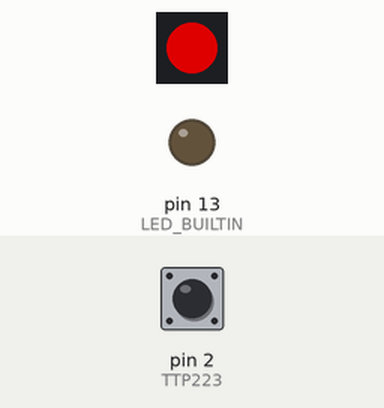
A sketch run on a simulated Arduino Uno, built with avr-gcc and run on an emulated ATmega328P. On the bench: 1 RGB LEDs in strip order, left to right, output pins drawn as LEDs (lit = HIGH). The inputs (shaded band) are chosen by the test bench; at power-on: pin 2 (TTP223) HIGH. Dim RGB values are drawn brighter than linear.

Above: at 1.2 s.
1.3 s: pin 2 (TTP223) pulled LOW for 0.15 s
At 3.9 s:
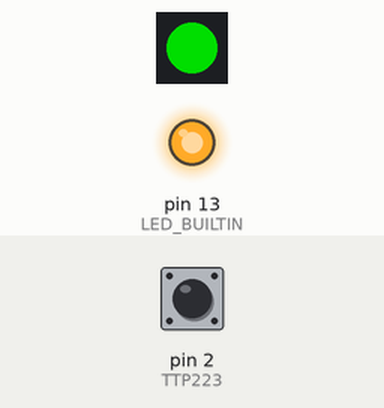
4.4 s: pin 2 (TTP223) pulled LOW for 0.15 s
At 6.8 s:
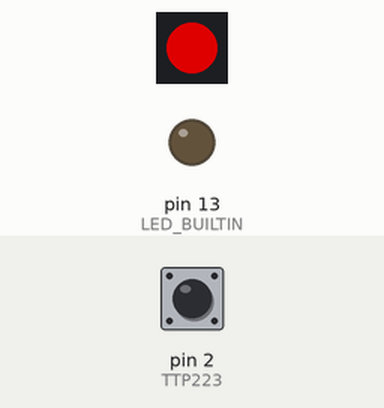
7.5 s: pin 2 (TTP223) pulled LOW for 1 s
At 10.9 s:
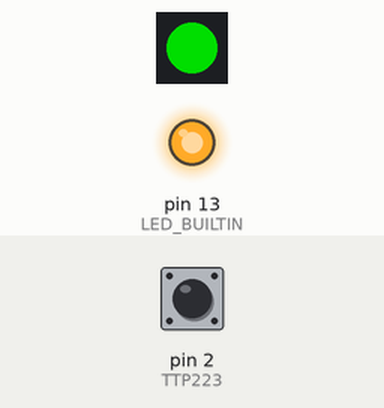
11.5 s: pin 2 (TTP223) pulled LOW for 3.2 s
At 17.4 s:
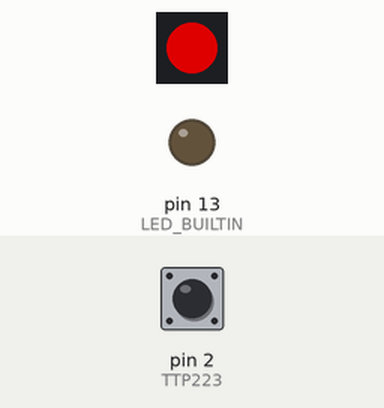
17.7 s: pin 2 (TTP223) pulsed LOW 5 times (0.12 s each, 0.3 s apart)
At 21.4 s:
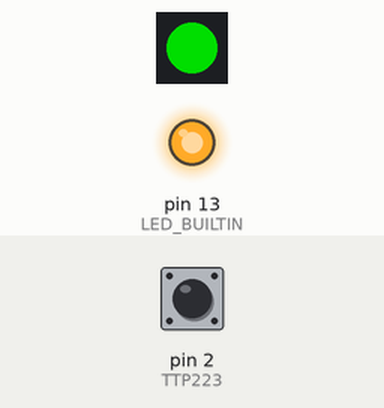
22.2 s: pin 2 (TTP223) pulsed LOW 5 times (0.12 s each, 0.3 s apart)
At 26.3 s:
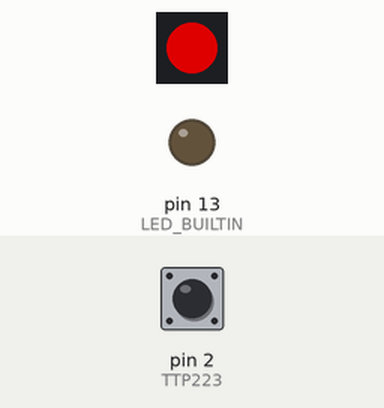
Timing chart, 0 to 27.8 s (numbered marks = the images above; inputs shaded):
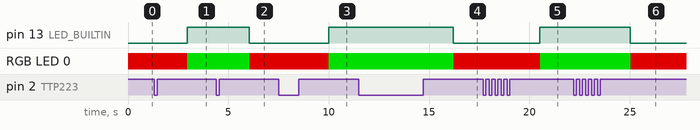

The sketch:

timmer_ws2811.ino
```cpp
//definicionesPulsador
#define TTP223 2
int value;

  //definicionesLedWs2811
  #include <Adafruit_NeoPixel.h>
  #define PIN_LED 5
  #define NUM_LEDS 1
  Adafruit_NeoPixel strip = Adafruit_NeoPixel(NUM_LEDS, PIN_LED, NEO_GRB + NEO_KHZ800);


    //pulsadorFuncionTimmer
    bool estadoAnterior = HIGH; // Estado anterior del pulsador
    unsigned long tiempoInicio = 0; // Tiempo en que se inició la pulsación
    void temporizadorPulsador()
    {
    bool estadoActual = digitalRead(TTP223);

      // Verifica si el pulsador ha sido presionado
      if (estadoActual == HIGH && estadoAnterior == LOW)
      {
      tiempoInicio = millis(); // Inicia el temporizador al presionar el pulsador
      }

      // Verifica si el pulsador ha sido liberado
      if (estadoActual == LOW && estadoAnterior == HIGH)
      {
      tiempoInicio = 0; // Reinicia el temporizador al liberar el pulsador
      }

      // Verifica si el temporizador ha alcanzado los 1.5 segundos
      if (tiempoInicio > 0 && millis() - tiempoInicio >= 1500)
      {
      // Cambia el estado del LED
      digitalWrite(LED_BUILTIN, !digitalRead(LED_BUILTIN));

      tiempoInicio = 0; // Reinicia el temporizador después de cambiar el estado del LED
      }

    // Almacena el estado actual para la siguiente iteración
    estadoAnterior = estadoActual;
    }


void setup ()
{
//setupPulsadorTimmer
pinMode(TTP223 , INPUT_PULLUP);
pinMode(LED_BUILTIN, OUTPUT);

  //setupLedWs2811
  strip.begin();
  strip.show();
}

void loop()
{

temporizadorPulsador();

int estado;
estado  = digitalRead(LED_BUILTIN);

if(estado==0)
  {
  strip.clear();                                    // apagaLeds
  strip.show();                                     // actualiza los LEDs con los cambios
  strip.setPixelColor(0, strip.Color(155, 0, 0));   // enciendeRojo
  strip.show();
  }else
  {
  strip.clear();
  strip.show();
  strip.setPixelColor(0, strip.Color(0, 155, 0));   //enciendeVerde
  strip.show();
  }

}
```

Measured:
- after the input at 1.3 s, pin 13 (LED_BUILTIN): LOW → HIGH after 1.6 s
- after the input at 4.4 s, pin 13 (LED_BUILTIN): HIGH → LOW after 1.7 s
- after the input at 7.5 s, pin 13 (LED_BUILTIN): LOW → HIGH after 2.5 s; RGB LED 0: RGB(155, 0, 0) → RGB(0, 155, 0) after 2.5 s
- after the input at 11.5 s, pin 13 (LED_BUILTIN): HIGH → LOW after 4.7 s
- after the input at 17.7 s, pin 13 (LED_BUILTIN): LOW → HIGH after 2.8 s
- after the input at 22.2 s, pin 13 (LED_BUILTIN): HIGH → LOW after 2.8 s; RGB LED 0: RGB(0, 155, 0) → RGB(155, 0, 0) after 2.8 s
